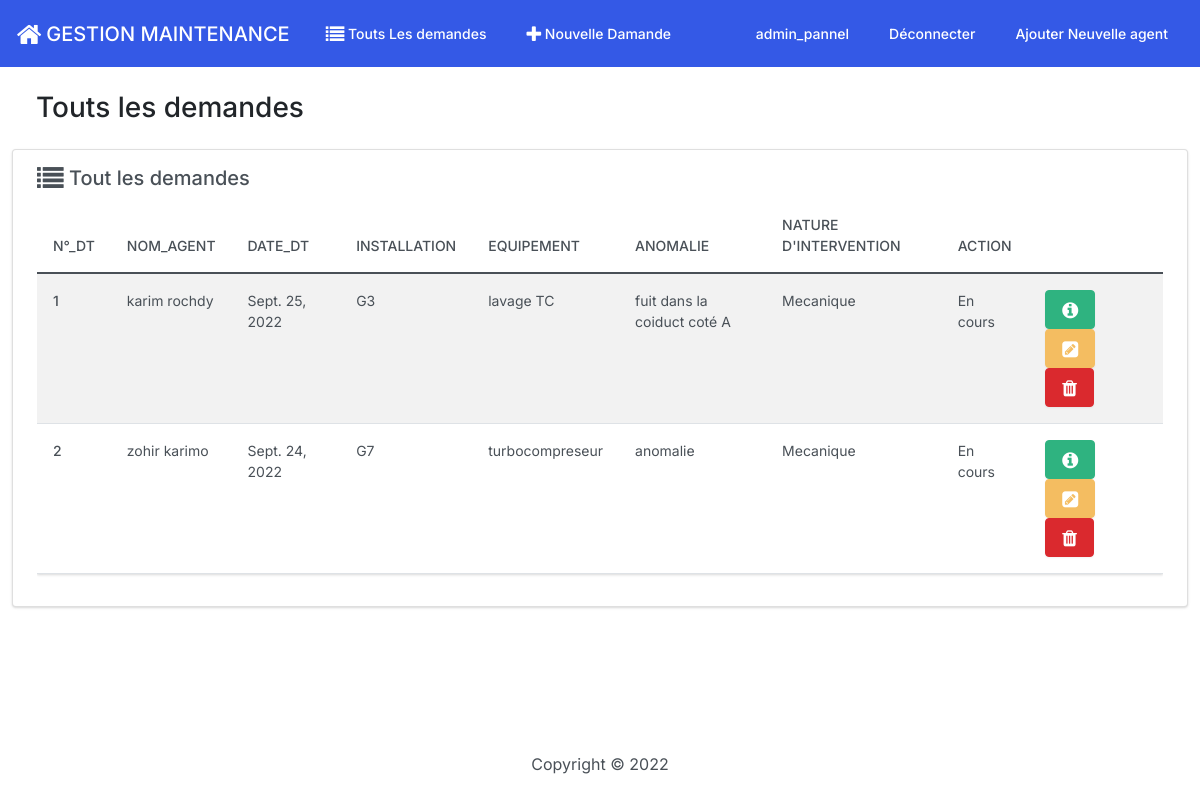
The app's page /curative/ (signed in), older data.
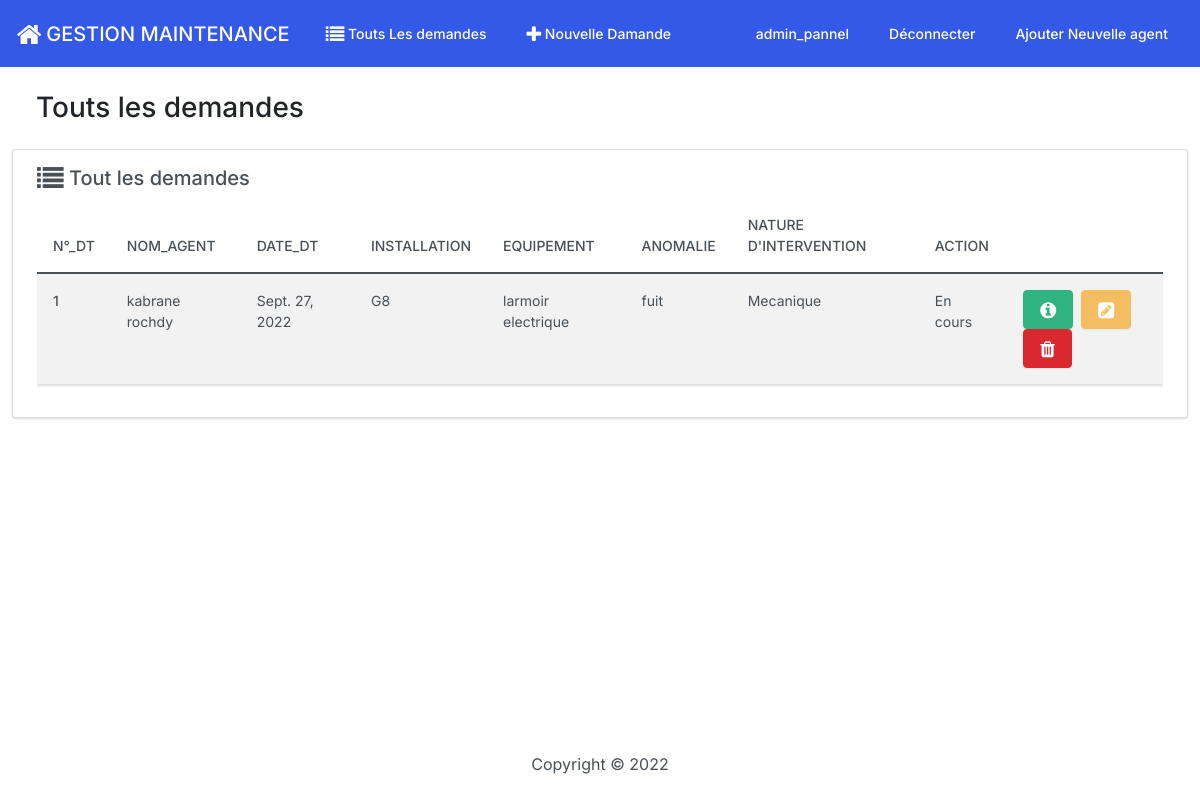
The same page, newer data.
### dt/models.py (models this page shows, shortened)
class work_request(models.Model):
    CHOICES = (("Electrique","Electrique"), ("Mecanique","Mecanique"), ("Commun","Commun"))
    number_DT= models.PositiveIntegerField(verbose_name = 'N°_DT', default=from_500)
    first_name = models.CharField(max_length =20, verbose_name = 'Nom')
    last_name = models.CharField(max_length = 20, verbose_name = 'Prenom')
    equipement = models.CharField(max_length = 20, verbose_name = 'Equipement')
    installation = models.CharField(max_length = 20, verbose_name = 'Installation')
    anomlie = models.TextField(max_length =500, verbose_name = 'Anomalie')
    service_conserne = models.CharField(choices= CHOICES, max_length = 20, verbose_name = 'Service consernée')
    Status = models.CharField( max_length=10, verbose_name = 'Action')
    date_creation = models.DateField()
    date_modifie = models.DateTimeField(auto_now_add = True)
    class Meta:
        verbose_name_plural = 'Demande de travaux'

### dt/views.py (the view)
# urls.py: path('',views.handel_work_request, name = 'handel_work_request'),
@login_required(login_url = 'user_login')
def handel_work_request(request):
    all_work_request = work_request.objects.all()
    context = {'all_work_request': all_work_request}
    return render(request, 'dt/index.html', context)

### dt/templates/dt/index.html (shortened to what this page needs)
{% extends 'base.html'%}
{% block content %}
<div class = 'container-fluid'>
  <h3 class = 'm-4'>Touts les demandes</h3>
  <div class = 'row'>
    <div class = 'col-12'>
       {% if all_work_request %}
       <div class="card">
        <div class="card-body">
          <h5 class="card-title"><i class="fa fa-list fa-lg" aria-hidden="true"></i> Tout les demandes</h5>
          <div class="table-responsive ">
            <table class="table table-striped table-class hidden-sm hidden-xs" >
            <thead  class="cf">
              <tr>
                <th scope="col">N°_DT</th>
                <th scope="col">Nom_Agent</th>
                <th scope="col">Date_DT</th>
                <th scope="col">Installation</th>
                <th scope="col">Equipement</th>
                <th scope="col">Anomalie</th>
                <th scope = 'col'>Nature d'intervention</th>
                <th scope="col">Action</th>
              </tr>
            </thead>
            <tbody>
          {% for request in all_work_request %}
              <tr>
                <th scope="row">{{ request.number_DT }}</th>
                <td>{{ request.first_name }} {{ request.last_name }}</td>
                <td>{{ request.date_creation }}</td>
                <td>{{ request.installation }}</td>
                <td> {{ request.equipement }}</td>
                <td>{{request.anomlie }}</td>
                <td>{{ request.service_conserne }}</td>
                <td>{{ request.Status }}</td>
                <td><button type="button" class = "btn btn-success me-1" href="{% url 'handel_view_wr' request.id %}"
                  data-bs-toggle="modal"  data-bs-target= "#myModal{{request.id}}">
                  <i class="fa fa-info-circle fa-lg" aria-hidden="true"></i>
                </button>
                    <a type="button" class = 'btn btn-warning me-1' href = "{% url 'edit_wr' request.id %}" > <i class="fa fa-pencil-square fa-lg" aria-hidden="true"></i></a>
                    <button type = "button" class = 'btn btn-danger me-1' data-bs-toggle="modal" data-bs-target = '#delete{{request.id}}'>
                      <i class = 'fa fa-trash fa-lg'></i></button>
                </td>
              </tr>
          {% endfor %}
            </tbody>
          </table>
        </div>
        </div>
      </div>
       {% else %}
        <h5 class=" alert alert-primary ms-4 me-4">Non demande au'jourduit</h5>
       {% endif %}
      </div>
    </div>
  </div>
{% endblock %}

### templates/base.html (shortened to what this page needs)
<!DOCTYPE html>
<html lang="en">
    {% load static %}
    <head>
        <link rel="stylesheet" href="{% static '/font-awesome-4.7.0/css/font-awesome.min.css' %}">
         <link href="{% static 'css/bootstrap.min.css' %}" rel="stylesheet">
    </head>
    <body class = 'd-flex flex-column min-vh-100'>
        <nav class="navbar navbar-expand-lg navbar-dark bg-primary">
          {% if user.is_authenticated %}
            <div class="container-fluid">
              <a class="navbar-brand" href="{% url 'handel_work_request' %}"><i class="fa fa-home fa-fw fa-lg" aria-hidden="true"></i>GESTION MAINTENANCE</a>
              <div class="collapse navbar-collapse" id="navbarColor01">
                <ul class="navbar-nav me-auto">
                  <li class="nav-item active">
                    <a class="nav-link" href="{% url 'handel_work_request' %}"><i class="fa fa-list fa-lg" aria-hidden="true"></i> Touts Les demandes
                    </a>
                  </li>
                  {%if perms.dt.add_work_request %}
                  <li class="nav-item">
                    <a class="nav-link" href="{% url 'add_wr' %}"><i class="fa fa-plus fa-lg" aria-hidden="true"></i> Nouvelle  Damande</a>
                  </li>
                  {% endif %}
                </ul>
                <ul class="navbar-nav ml-auto">
                  {% if perms.is_staff %}
                  <li class="nav-item">
                    <a class="nav-link" href="{% url 'admin:index'%}">
                      admin_pannel
                    </a>
                </li>
                {% endif %}
                  <li class="nav-item">
                      <a class="nav-link" href="{% url 'user-logout'%}">
                        Déconnecter
                      </a>
                  </li>
                  <li class="nav-item">
                    <a class="nav-link" href="{% url 'user-registeration' %}">
                      Ajouter Neuvelle agent
                    </a>
                </li>
              </ul>
              {% endif %}
              </div>
            </div>
          </nav>
          {% block content %}
          {% endblock %}
        </body>
        <footer class = 'mt-auto mb-4'>
            <div class = "text-center">
                <span>
                    Copyright &copy; <script>document.write(new Date().getFullYear())</script>
                </span>
            </div>
        </footer>
</html>

Row changes from the older to the newer data that the page shows:
removed work_request: number_DT "1", first_name "karim", last_name "rochdy", date_creation "Sept. 25, 2022", installation "G3", equipement "lavage TC", anomlie "fuit dans la coiduct coté A", service_conserne "Mecanique", Status "En cours"
removed work_request: number_DT "2", first_name "zohir", last_name "karimo", date_creation "Sept. 24, 2022", installation "G7", equipement "turbocompreseur", anomlie "anomalie", service_conserne "Mecanique", Status "En cours"
added work_request: number_DT "1", first_name "kabrane", last_name "rochdy", date_creation "Sept. 27, 2022", installation "G8", equipement "larmoir electrique", anomlie "fuit", service_conserne "Mecanique", Status "En cours"
